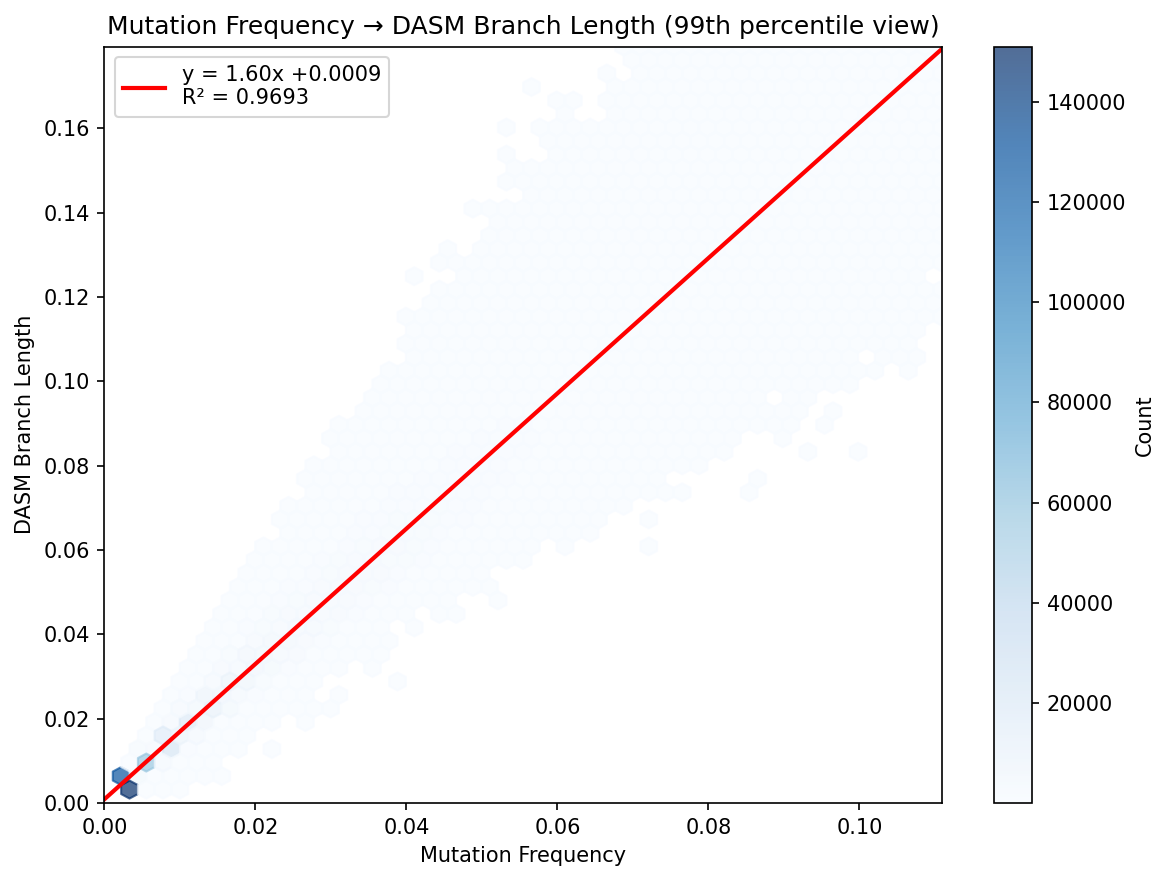

Write the Python code that produced this figure.
#!/usr/bin/env python
"""Regression analysis: fit model to translate mutation frequency to DASM branch length."""

import os
import sys

import matplotlib.pyplot as plt
import numpy as np
import pandas as pd
from scipy import stats

sys.path.insert(0, os.path.join(os.path.dirname(__file__), ".."))
from dnsmex.dxsm_data import train_val_df_of_multiname
from dnsmex.local import localify


def mutation_frequency(parent_seq, child_seq):
    """Compute fraction of nucleotide sites that differ between parent and child."""
    assert len(parent_seq) == len(child_seq)
    mismatches = sum(1 for p, c in zip(parent_seq, child_seq) if p != c)
    return mismatches / len(parent_seq)


def load_data():
    """Load and prepare the data."""
    print("Loading PCP data...")
    pcp_df = train_val_df_of_multiname("v1jaffeCC+v1tangCC")

    pcp_df["mut_freq"] = [
        mutation_frequency(p, c)
        for p, c in zip(pcp_df["parent_heavy"], pcp_df["child_heavy"])
    ]

    model_dir = localify("DASM_TRAINED_MODELS_DIR")
    model_name = "dasm_4m-v1jaffeCC+v1tangCC-joint"

    train_bls = pd.read_csv(f"{model_dir}/{model_name}.train_branch_lengths.csv")
    val_bls = pd.read_csv(f"{model_dir}/{model_name}.val_branch_lengths.csv")

    train_df = pcp_df[pcp_df["in_train"]].reset_index(drop=True).copy()
    val_df = pcp_df[~pcp_df["in_train"]].reset_index(drop=True).copy()

    train_df["dasm_branch_length"] = train_bls["branch_length"].values
    val_df["dasm_branch_length"] = val_bls["branch_length"].values

    return train_df, val_df


def fit_linear(X, y, name):
    """Fit linear regression and report stats."""
    result = stats.linregress(X, y)
    y_pred = result.slope * X + result.intercept

    ss_res = np.sum((y - y_pred) ** 2)
    ss_tot = np.sum((y - y.mean()) ** 2)
    r2 = 1 - (ss_res / ss_tot)
    rmse = np.sqrt(np.mean((y - y_pred) ** 2))

    print(f"\n{name}")
    print(f"  y = {result.slope:.4f} * x + {result.intercept:.4f}")
    print(f"  R² = {r2:.4f}")
    print(f"  RMSE = {rmse:.6f}")

    return result, y_pred


def main():
    train_df, val_df = load_data()

    # Use training data for fitting
    df = train_df

    print("\n" + "=" * 60)
    print("LINEAR REGRESSION: Mutation Frequency → DASM Branch Length")
    print("=" * 60)

    model_mut, pred_mut = fit_linear(
        df["mut_freq"], df["dasm_branch_length"],
        "Mutation Frequency → DASM Branch Length"
    )

    # Create plot
    fig, ax = plt.subplots(figsize=(8, 6))

    sort_idx = np.argsort(df["mut_freq"].values)

    ss_res = np.sum((df["dasm_branch_length"] - pred_mut) ** 2)
    ss_tot = np.sum((df["dasm_branch_length"] - df["dasm_branch_length"].mean()) ** 2)
    r2 = 1 - (ss_res / ss_tot)

    # Trim to 99th percentile for clearer view
    xlim = df["mut_freq"].quantile(0.99) * 1.1
    ylim = df["dasm_branch_length"].quantile(0.99) * 1.1

    ax.hexbin(
        df["mut_freq"], df["dasm_branch_length"],
        gridsize=50, cmap='Blues', mincnt=1, alpha=0.7,
        extent=[0, xlim, 0, ylim]
    )
    # Plot regression line within view
    x_line = np.array([0, xlim])
    y_line = model_mut.slope * x_line + model_mut.intercept
    ax.plot(x_line, y_line, 'r-', linewidth=2,
            label=f'y = {model_mut.slope:.2f}x {model_mut.intercept:+.4f}\nR² = {r2:.4f}')
    ax.set_xlim(0, xlim)
    ax.set_ylim(0, ylim)
    ax.set_xlabel("Mutation Frequency")
    ax.set_ylabel("DASM Branch Length")
    ax.set_title("Mutation Frequency → DASM Branch Length (99th percentile view)")
    ax.legend(loc='upper left')
    plt.colorbar(ax.collections[0], ax=ax, label='Count')

    plt.tight_layout()
    output_path = os.path.join(os.path.dirname(__file__), "branch_length_regression.png")
    plt.savefig(output_path, dpi=150, bbox_inches='tight')
    print(f"\nSaved to {output_path}")

    # Check residuals for nonlinearity
    print("\n" + "=" * 60)
    print("RESIDUAL ANALYSIS")
    print("=" * 60)

    resid = df["dasm_branch_length"] - pred_mut

    print("\nResiduals by decile:")
    df["decile"] = pd.qcut(df["mut_freq"], 10, labels=False)
    for decile in range(10):
        mask = df["decile"] == decile
        mean_resid = resid[mask].mean()
        print(f"  Decile {decile}: mean residual = {mean_resid:+.6f}")

    return model_mut, train_df, val_df


if __name__ == "__main__":
    main()
